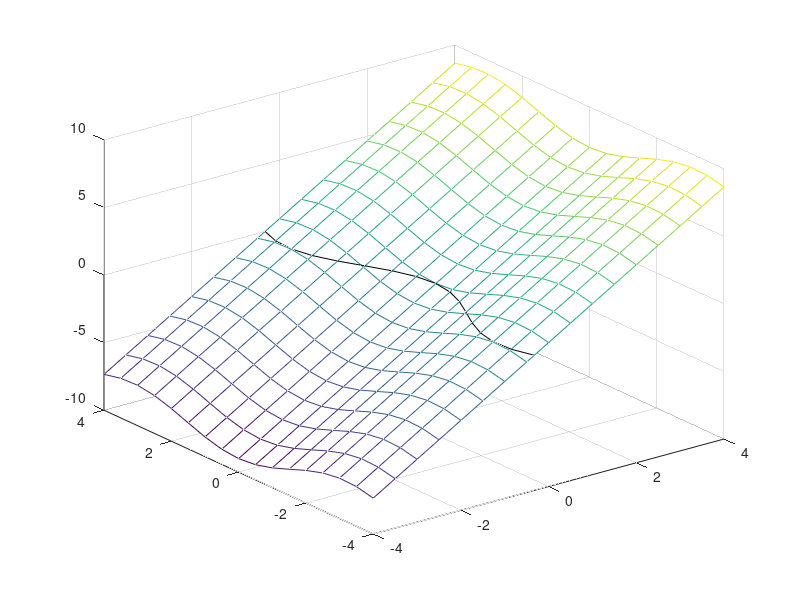
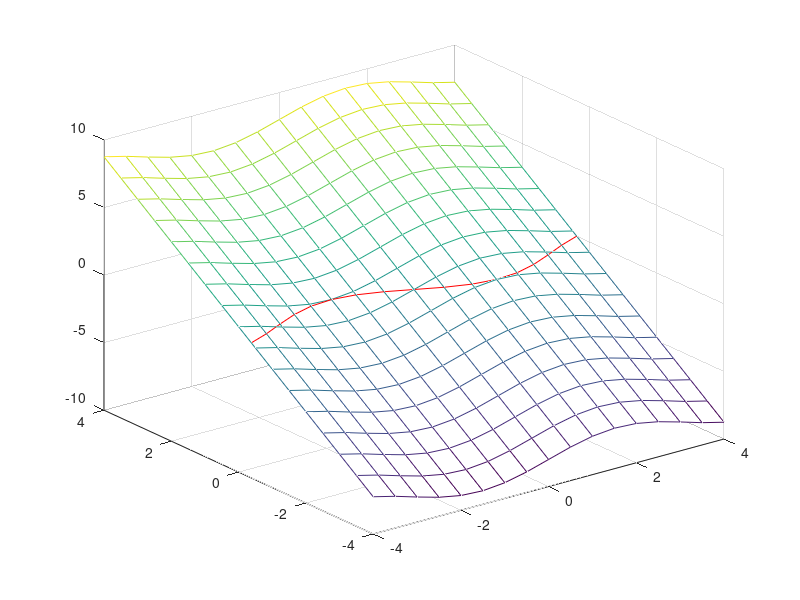

Source code (MATLAB) for these figures, in order:
clc
clear all
close all
f=@(x) [2*x(1)-cos(x(2));sin(x(1))+2*x(2)];
jac=@(x)[2 sin(x(2)); cos(x(1)) 2];

xm=[-4:0.5:4];
ym=[-4:0.5:4];
[X,Y]=meshgrid(xm, ym);
Z=2*X-cos(Y);
Z1=sin(X)+2*Y;

figure
mesh(X,Y,Z);
hold on
contour(X,Y,Z,[0,0],'k'); 
figure
mesh(X,Y,Z1);
hold on
contour(X,Y,Z1,[0,0],'r'); 